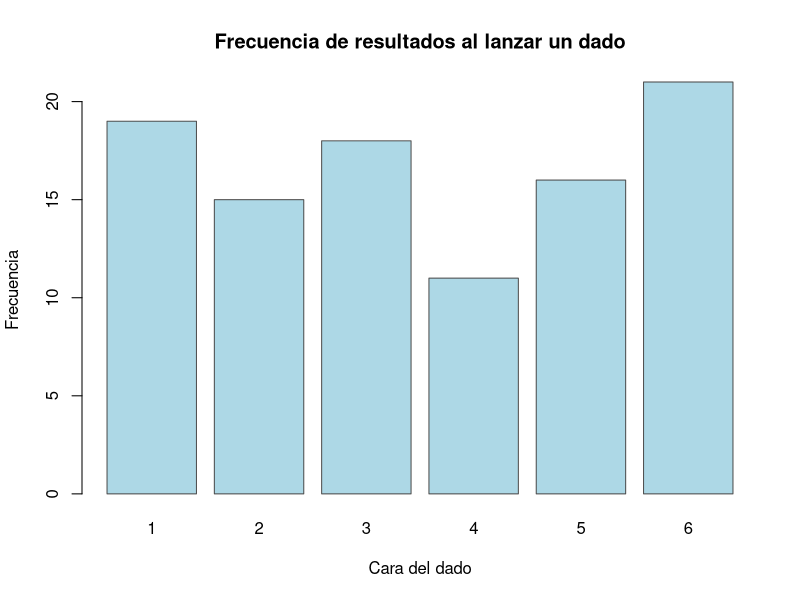
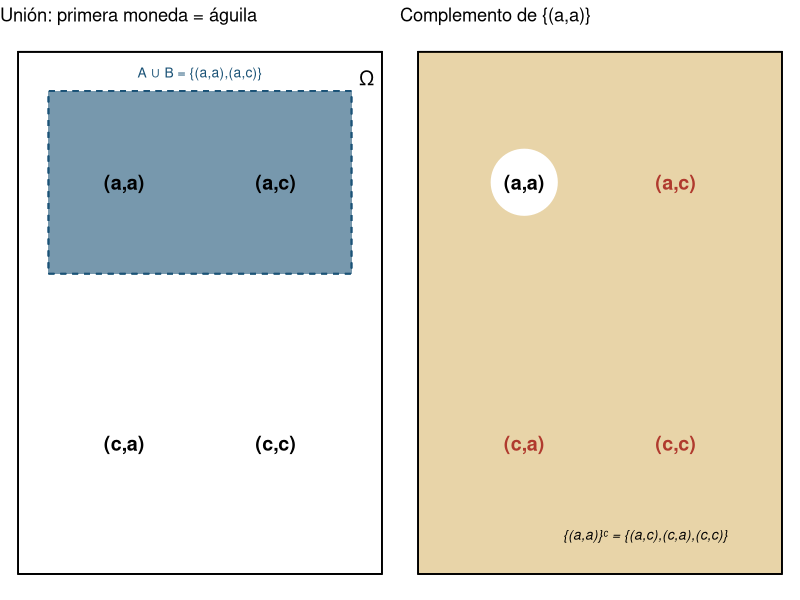
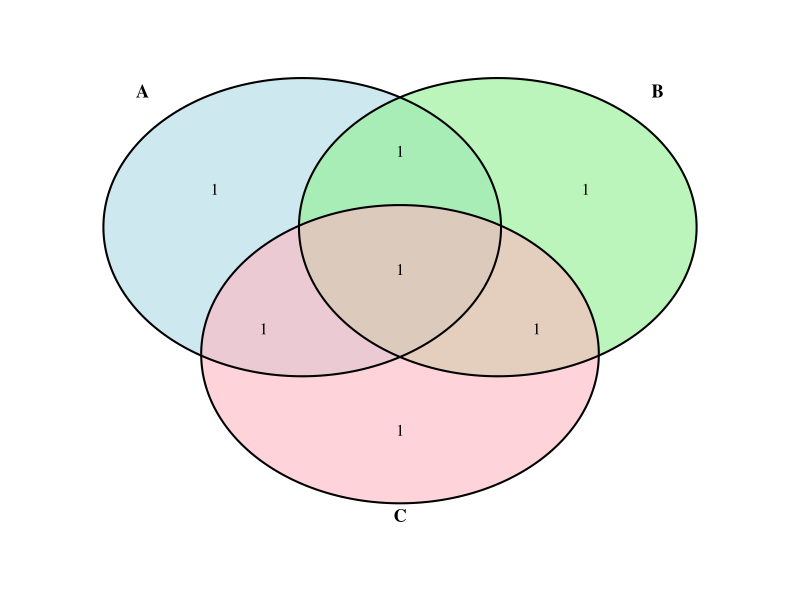
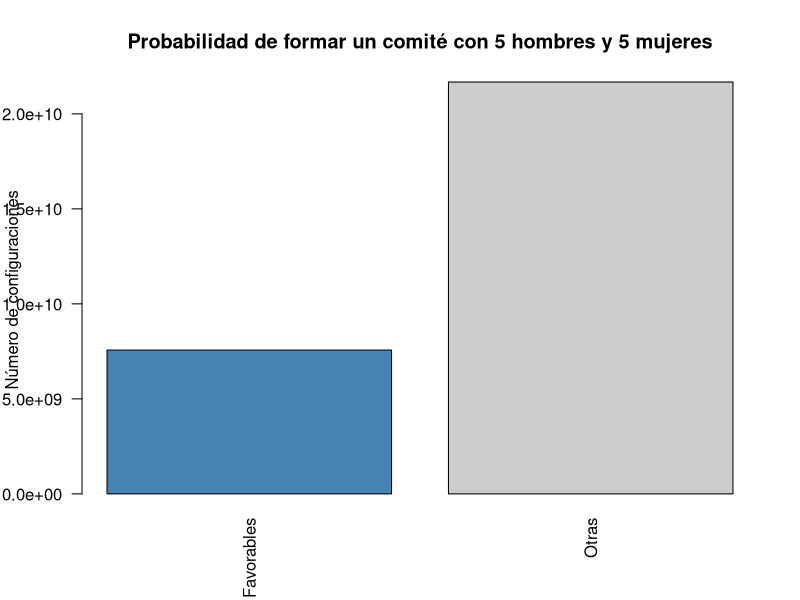
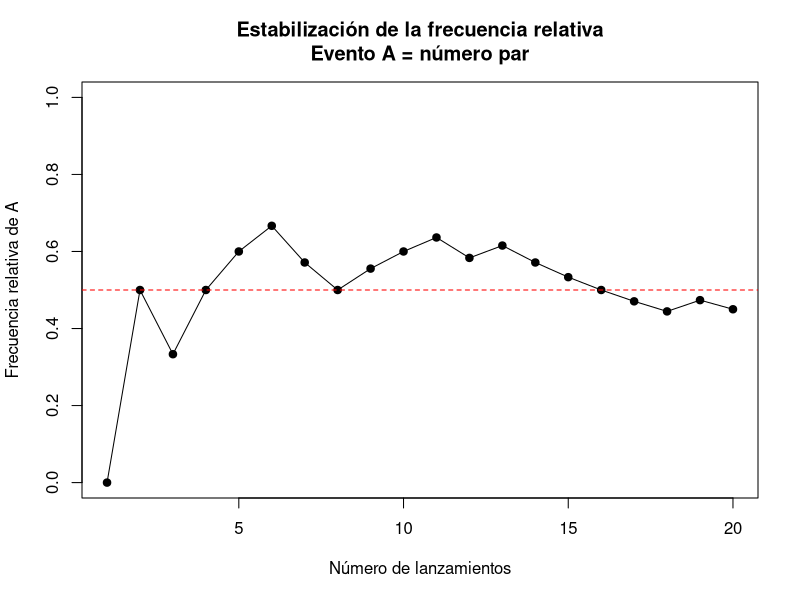
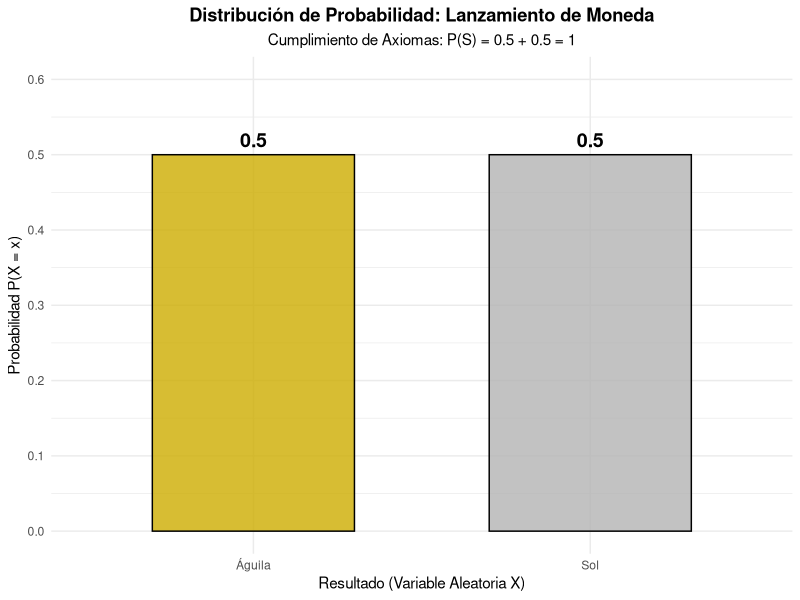
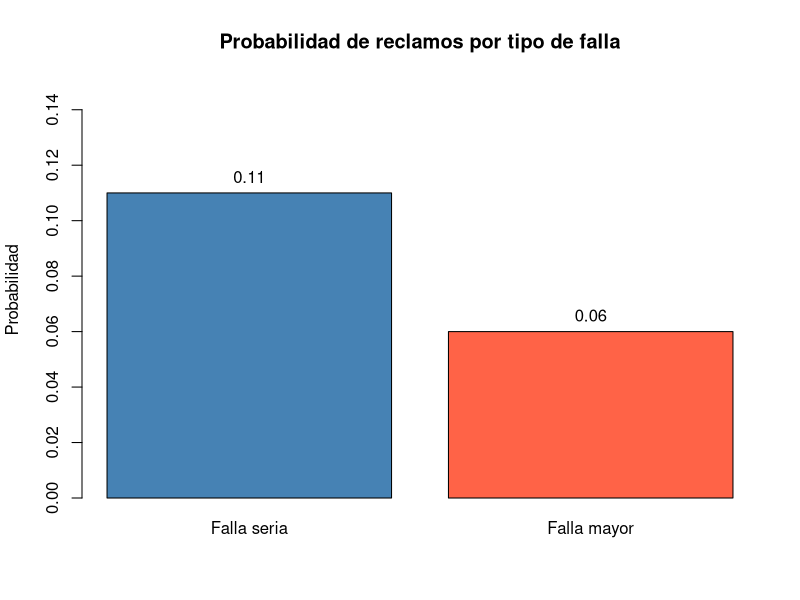
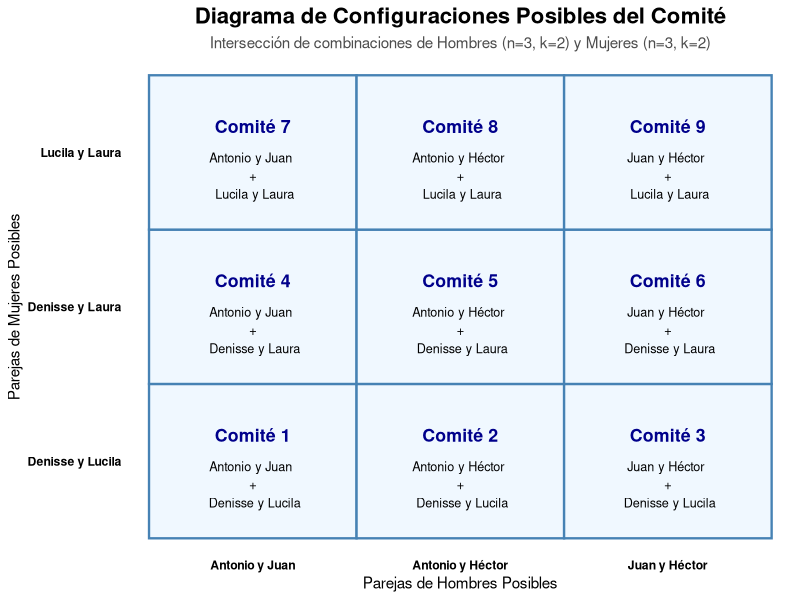

R code for these plots, in order:
## ---- chunk 1
# Fijar semilla para reproducibilidad
set.seed(123)

# Simular lanzamientos de un dado
n <- 100
lanzamientos <- sample(1:6, size = n, replace = TRUE)

# Tabla de frecuencias
frecuencias <- table(lanzamientos)

frecuencias

barplot(
  frecuencias,
  col = "lightblue",
  border = "gray30",
  main = "Frecuencia de resultados al lanzar un dado",
  xlab = "Cara del dado",
  ylab = "Frecuencia"
)

## ---- chunk 2
library(ggplot2)
library(gridExtra)

df_venn <- data.frame(
  x = c(-0.5, 0.5, -0.5, 0.5),
  y = c( 0.5, 0.5, -0.5, -0.5),
  label = c("(a,a)", "(a,c)", "(c,a)", "(c,c)")
)

# Figura 1: Unión — "primera moneda es águila"
p1 <- ggplot(df_venn, aes(x, y)) +
  geom_rect(aes(xmin=-1.2, xmax=1.2, ymin=-1, ymax=1), fill=NA, color="black") +
  geom_rect(aes(xmin=-1, xmax=1, ymin=0.15, ymax=0.85),
            fill="#1A5276", alpha=0.2, color="#1A5276", linetype="dashed") +
  geom_text(aes(label=label), size=5, fontface="bold") +
  annotate("text", x=0, y=0.92, label="A ∪ B = {(a,a),(a,c)}", color="#1A5276", size=3.5) +
  annotate("text", x=1.1, y=0.9, label="Ω", size=5) +
  theme_void() + labs(title = "Unión: primera moneda = águila")

# Figura 2: Complemento de {(a,a)}
p2 <- ggplot(df_venn, aes(x, y)) +
  geom_rect(aes(xmin=-1.2, xmax=1.2, ymin=-1, ymax=1),
            fill="#C8962E", alpha=0.12, color="black") +
  annotate("point", x=-0.5, y=0.5, size=22, color="white") +
  geom_text(aes(label=label, color=(label=="(a,a)")), size=5, fontface="bold", show.legend=FALSE) +
  scale_color_manual(values=c("#B03A2E","black")) +
  annotate("text", x=0.3, y=-0.85, label="{(a,a)}ᶜ = {(a,c),(c,a),(c,c)}", size=3.5, fontface="italic") +
  theme_void() + labs(title = "Complemento de {(a,a)}")

# Figura 3: Diagrama de Venn con 3 eventos (3 monedas)
library(VennDiagram); library(grid)
A3 <- c("aaa","aac","aca","acc")
B3 <- c("aaa","aac","caa","cac")
C3 <- c("aaa","aca","caa","cca")
vp <- venn.diagram(list(A=A3,B=B3,C=C3), filename=NULL,
  fill=c("#1A5276","#1E8449","#B03A2E"), alpha=0.45,
  cex=0.9, cat.cex=1.1, cat.fontface="bold", margin=0.08)

grid.newpage()
gridExtra::grid.arrange(p1, p2, ncol=2)
## ---- chunk 3
library(VennDiagram); library(grid)
A3 <- c("(a,a,a)","(a,a,c)","(a,c,a)","(a,c,c)")
B3 <- c("(a,a,a)","(a,a,c)","(c,a,a)","(c,a,c)")
C3 <- c("(a,a,a)","(a,c,a)","(c,a,a)","(c,c,a)")
vp <- venn.diagram(list(A=A3,B=B3,C=C3), filename=NULL,
  fill=c("lightblue","lightgreen","lightpink"), alpha=0.6,
  cex=1, cat.cex=1.1, cat.fontface="bold", margin=0.1)
grid.newpage(); grid.draw(vp)
## ---- chunk 4
# Valores combinatorios
total <- choose(55, 10)
favorables <- choose(30, 5) * choose(25, 5)

# Crear data frame
datos <- data.frame(
  Tipo = c("Favorables", "Otras"),
  Cantidad = c(favorables, total - favorables)
)

# Visualización
barplot(
  datos$Cantidad,
  names.arg = datos$Tipo,
  col = c("steelblue", "gray80"),
  main = "Probabilidad de formar un comité con 5 hombres y 5 mujeres",
  ylab = "Número de configuraciones",
  las = 2
)
## ---- chunk 5
set.seed(123)

# Número de lanzamientos
n <- 20

# Simulación de lanzamientos del dado
lanzamientos <- sample(1:6, n, replace = TRUE)

# Evento A: número par
evento_A <- lanzamientos %% 2 == 0

# Frecuencia acumulada
n_A <- cumsum(evento_A)
frecuencia_relativa <- n_A / seq_len(n)

# Gráfica
plot(
  frecuencia_relativa,
  type = "o",
  pch = 19,
  ylim = c(0, 1),
  xlab = "Número de lanzamientos",
  ylab = "Frecuencia relativa de A",
  main = "Estabilización de la frecuencia relativa\nEvento A = número par"
)

abline(h = 0.5, col = "red", lty = 2)
## ---- chunk 6
library(ggplot2)

# 1. Definir los datos del espacio muestral y sus probabilidades
df_moneda <- data.frame(
  Resultado = c("Águila", "Sol"),
  Probabilidad = c(0.5, 0.5)
)

# 2. Crear el gráfico de barras
ggplot(df_moneda, aes(x = Resultado, y = Probabilidad, fill = Resultado)) +
  geom_bar(stat = "identity", color = "black", width = 0.6, alpha = 0.8) +
  # Añadir etiquetas de texto con la probabilidad
  geom_text(aes(label = Probabilidad), vjust = -0.5, fontface = "bold", size = 5) +
  # Configuración de colores
  scale_fill_manual(values = c("Águila" = "gold3", "Sol" = "gray70")) +
  # Estética y títulos
  theme_minimal() +
  labs(
    title = "Distribución de Probabilidad: Lanzamiento de Moneda",
    subtitle = "Cumplimiento de Axiomas: P(S) = 0.5 + 0.5 = 1",
    x = "Resultado (Variable Aleatoria X)",
    y = "Probabilidad P(X = x)"
  ) +
  # Ajustar límites del eje Y para ver bien las etiquetas
  scale_y_continuous(limits = c(0, 0.6), breaks = seq(0, 1, 0.1)) +
  theme(
    plot.title = element_text(face = "bold", hjust = 0.5),
    plot.subtitle = element_text(hjust = 0.5),
    legend.position = "none"
  )
## ---- chunk 7
# Crear tabla de probabilidades
probabilidades <- data.frame(
  Tipo = c("Falla seria", "Falla mayor"),
  Probabilidad = c(0.11, 0.06)
)

# Visualización con gráfico de barras
barplot(
  probabilidades$Probabilidad,
  names.arg = probabilidades$Tipo,
  ylim = c(0, 0.15),
  col = c("steelblue", "tomato"),
  main = "Probabilidad de reclamos por tipo de falla",
  ylab = "Probabilidad"
)

# Agregar etiquetas numéricas
text(
  x = c(0.7, 1.9),
  y = probabilidades$Probabilidad,
  labels = probabilidades$Probabilidad,
  pos = 3
)
## ---- chunk 8
library(ggplot2)

# 1. Generar todas las combinaciones posibles de 2 hombres (de 3)
hombres <- c("Antonio", "Juan", "Héctor")
comb_h <- combn(hombres, 2, simplify = FALSE)
# Crear etiquetas legibles
etiquetas_h <- sapply(comb_h, function(x) paste(x, collapse = " y "))

# 2. Generar todas las combinaciones posibles de 2 mujeres (de 3)
mujeres <- c("Denisse", "Lucila", "Laura")
comb_m <- combn(mujeres, 2, simplify = FALSE)
# Crear etiquetas legibles
etiquetas_m <- sapply(comb_m, function(x) paste(x, collapse = " y "))

# 3. Crear el espacio muestral cruzando ambos grupos (Principio Multiplicativo)
df_comites <- expand.grid(Hombres = etiquetas_h, Mujeres = etiquetas_m)
df_comites$ID <- paste("Comité", 1:nrow(df_comites))

# 4. Graficar la matriz de combinaciones
ggplot(df_comites, aes(x = Hombres, y = Mujeres)) +
  # Crear los cuadros de la matriz
  geom_tile(fill = "aliceblue", color = "steelblue", linewidth = 0.8) +
  # Añadir el número de comité
  geom_text(aes(label = ID), fontface = "bold", vjust = -1.5, size = 4.5, color = "darkblue") +
  # Añadir los nombres de los integrantes en cada celda
  geom_text(aes(label = paste(Hombres, "\n+\n", Mujeres)), size = 3.2, vjust = 1) +
  # Estética y etiquetas
  theme_minimal() +
  labs(
    title = "Diagrama de Configuraciones Posibles del Comité",
    subtitle = "Intersección de combinaciones de Hombres (n=3, k=2) y Mujeres (n=3, k=2)",
    x = "Parejas de Hombres Posibles",
    y = "Parejas de Mujeres Posibles"
  ) +
  theme(
    plot.title = element_text(face = "bold", size = 16, hjust = 0.5),
    plot.subtitle = element_text(size = 11, hjust = 0.5, color = "gray30"),
    axis.text = element_text(face = "bold", color = "black"),
    panel.grid = element_blank()
  )
## ---- chunk 9
# Es fundamental cargar la librería igraph
library(igraph)
library(ggplot2)
## ---- chunk 10
# 1. Definir los conjuntos
letras <- c("A", "B", "C")
digitos <- c("1", "2", "3", "4")
simbolos <- c("@", "#")

# 2. Crear las aristas (edges) de forma jerárquica
# Para que el diagrama no colapse los nodos, creamos combinaciones únicas
edges1 <- expand.grid(from = letras, to = digitos)
edges2 <- expand.grid(from = digitos, to = simbolos)

# Unimos todas las conexiones
edges <- rbind(edges1, edges2)

# 3. Crear el objeto de grafo
g <- graph_from_data_frame(edges, directed = TRUE)

# 4. Configurar Estilo Visual (Atributos de Vértices y Aristas)
V(g)$color <- ifelse(V(g)$name %in% letras, "lightblue",
              ifelse(V(g)$name %in% digitos, "lightgreen", "lightpink"))

V(g)$size <- 25
V(g)$label.color <- "black"
V(g)$label.font <- 2
V(g)$label.cex <- 1.1

# Estilo de las flechas
E(g)$arrow.size <- 0.5
E(g)$color <- "gray70"
E(g)$curved <- 0.1

# 5. Definir el Layout (Disposición por niveles)
# Calculamos las posiciones manualmente para que se vea como un flujo de izquierda a derecha
coords <- matrix(NA, nrow = vcount(g), ncol = 2)
nombres <- V(g)$name

# Nivel 1 (Letras)
coords[nombres %in% letras, 1] <- 1
coords[nombres %in% letras, 2] <- seq(1, 10, length.out = length(letras))

# Nivel 2 (Dígitos)
coords[nombres %in% digitos, 1] <- 2
coords[nombres %in% digitos, 2] <- seq(1, 10, length.out = length(digitos))

# Nivel 3 (Símbolos)
coords[nombres %in% simbolos, 1] <- 3
coords[nombres %in% simbolos, 2] <- seq(1, 10, length.out = length(simbolos))

# 6. Dibujar el Grafo
plot(g, 
     layout = coords, 
     vertex.label.dist = 0,
     main = "Diagrama de Decisiones: Construcción de Contraseñas",
     sub = "Total de combinaciones: 3 x 4 x 2 = 24")

# Leyenda para identificar niveles
legend("topleft", 
       legend = c("Letras", "Dígitos", "Símbolos"), 
       fill = c("lightblue", "lightgreen", "lightpink"), 
       bty = "n", cex = 0.8)
## ---- chunk 11
library(ggplot2)

# Crear estructura de datos para el árbol de permutaciones
# Definimos las coordenadas de los nodos
df_tree <- data.frame(
  x = c(0, 1, 1, 1, 2, 2, 2, 2, 2, 2, 3, 3, 3, 3, 3, 3),
  y = c(0, 2, 0, -2, 2.5, 1.5, 0.5, -0.5, -1.5, -2.5, 2.5, 1.5, 0.5, -0.5, -1.5, -2.5),
  label = c("Inicio", "x", "o", "□", "o", "□", "x", "□", "x", "o", "□", "o", "□", "x", "o", "x")
)

# Definir las conexiones (ramas)
df_lines <- data.frame(
  x =    c(0, 0, 0, 1, 1, 1, 1, 1, 1, 2, 2, 2, 2, 2, 2),
  xend = c(1, 1, 1, 2, 2, 2, 2, 2, 2, 3, 3, 3, 3, 3, 3),
  y =    c(0, 0, 0, 2, 2, 0, 0, -2, -2, 2.5, 1.5, 0.5, -0.5, -1.5, -2.5),
  yend = c(2, 0, -2, 2.5, 1.5, 0.5, -0.5, -1.5, -2.5, 2.5, 1.5, 0.5, -0.5, -1.5, -2.5)
)

# Crear el gráfico
ggplot() +
  # Dibujar las ramas del árbol
  geom_segment(data = df_lines, aes(x = x, y = y, xend = xend, yend = yend), 
               color = "gray60", linewidth = 0.8) +
  # Dibujar los nodos (puntos de decisión)
  geom_point(data = df_tree, aes(x = x, y = y), color = "darkblue", size = 10) +
  # Añadir los símbolos/etiquetas
  geom_text(data = df_tree, aes(x = x, y = y, label = label), 
            color = "white", fontface = "bold", size = 5) +
  # Etiquetas de las posiciones
  annotate("text", x = 1, y = 3.2, label = "1ª Posición\n(3 opciones)", fontface = "italic") +
  annotate("text", x = 2, y = 3.2, label = "2ª Posición\n(2 opciones)", fontface = "italic") +
  annotate("text", x = 3, y = 3.2, label = "3ª Posición\n(1 opción)", fontface = "italic") +
  # Listado de permutaciones finales al final de las ramas
  annotate("text", x = 3.6, y = 2.5, label = "x o □", fontface = "bold", hjust = 0) +
  annotate("text", x = 3.6, y = 1.5, label = "x □ o", fontface = "bold", hjust = 0) +
  annotate("text", x = 3.6, y = 0.5, label = "o x □", fontface = "bold", hjust = 0) +
  annotate("text", x = 3.6, y = -0.5, label = "o □ x", fontface = "bold", hjust = 0) +
  annotate("text", x = 3.6, y = -1.5, label = "□ x o", fontface = "bold", hjust = 0) +
  annotate("text", x = 3.6, y = -2.5, label = "□ o x", fontface = "bold", hjust = 0) +
  # Estética general
  theme_void() +
  labs(title = "Diagrama de Árbol: Permutaciones de 3 Símbolos",
       subtitle = "Cálculo: 3 \u00d7 2 \u00d7 1 = 6 arreglos distintos") +
  theme(plot.title = element_text(face = "bold", size = 16, hjust = 0.5),
        plot.subtitle = element_text(size = 12, hjust = 0.5)) +
  xlim(-0.5, 4.5)
## ---- chunk 12
library(igraph)

# Definición de conjuntos
hombres <- c("Antonio", "Juan", "Héctor")
mujeres <- c("Denisse", "Lucila", "Laura")

# Combinaciones
comb_hombres <- combn(hombres, 2)
comb_mujeres <- combn(mujeres, 2)

# Construcción de la tabla de comités
resultado <- data.frame()

for (i in 1:ncol(comb_hombres)) {
  for (j in 1:ncol(comb_mujeres)) {
    resultado <- rbind(
      resultado,
      data.frame(
        Hombre1 = comb_hombres[1, i],
        Hombre2 = comb_hombres[2, i],
        Mujer1  = comb_mujeres[1, j],
        Mujer2  = comb_mujeres[2, j]
      )
    )
  }
}

resultado

## ---- chunk 13
# Definición de probabilidades
p_mujer <- 0.70
p_hombre <- 0.30
p_fuma_dado_mujer <- 0.10
p_fuma_dado_hombre <- 0.20

# Teorema de Probabilidad Total
p_total_fumador <- (p_fuma_dado_hombre * p_hombre) + (p_fuma_dado_mujer * p_mujer)
print(paste("El porcentaje total de fumadores es:", p_total_fumador * 100, "%"))
## ---- chunk 14
# Ejemplo didáctico de la estructura del Teorema de Bayes
# Árbol de decisión simple para la prueba de Tuberculosis
cat("Probabilidad Total de Positivo P(B):", (0.96 * 0.001) + (0.05 * 0.999))
## ---- chunk 15
#| label: fig-venn
#| fig-cap: "Diagrama de Venn generado por código: eventos A y B en el espacio muestral S"
library(ggplot2)

circulo <- function(cx, cy, r, n = 200) {
  t <- seq(0, 2 * pi, length.out = n)
  data.frame(x = cx + r * cos(t), y = cy + r * sin(t))
}

cA <- circulo(-0.6, 0, 1.4)
cB <- circulo(0.6, 0, 1.4)

ggplot() +
  geom_polygon(data = cA, aes(x, y), fill = "#006341", alpha = 0.35, color = "#004D31", linewidth = 0.8) +
  geom_polygon(data = cB, aes(x, y), fill = "#C8962E", alpha = 0.35, color = "#8a6a1f", linewidth = 0.8) +
  annotate("text", x = -1.1, y = 0, label = "A", size = 6, fontface = "bold") +
  annotate("text", x = 1.1, y = 0, label = "B", size = 6, fontface = "bold") +
  annotate("text", x = 0, y = 0, label = expression(A ~ "∩" ~ B), size = 4.5) +
  annotate("rect", xmin = -2.3, xmax = 2.3, ymin = -1.9, ymax = 1.9, alpha = 0, color = "black") +
  annotate("text", x = -2.0, y = 1.65, label = "S", size = 6, fontface = "bold") +
  coord_equal() +
  theme_void()
## ---- chunk 16
#| label: fig-cumpleanos
#| fig-cap: "Probabilidad de coincidencia de cumpleaños según el tamaño del grupo"
r <- 1:60
prob_sin_coincidencia <- sapply(r, function(n) prod((365 - 0:(n - 1)) / 365))
prob_coincidencia <- 1 - prob_sin_coincidencia

df_cumple <- data.frame(r = r, probabilidad = prob_coincidencia)

ggplot(df_cumple, aes(x = r, y = probabilidad)) +
  geom_line(color = "#006341", linewidth = 1) +
  geom_point(data = df_cumple[df_cumple$r == 25, ], color = "#C8962E", size = 3) +
  geom_hline(yintercept = 0.5, linetype = "dashed", color = "grey50") +
  labs(
    title = "Paradoja del cumpleaños",
    subtitle = "Probabilidad de que al menos dos personas compartan cumpleaños",
    x = "Número de personas en el grupo (r)",
    y = "P(al menos una coincidencia)"
  ) +
  theme_minimal()

cat("Con r = 25 personas, P(al menos una coincidencia) =",
    round(prob_coincidencia[25], 3), "\n")
## ---- chunk 17
set.seed(123)
n <- 1e6
tiene_virus <- runif(n) < 0.005
positivo <- ifelse(tiene_virus, runif(n) < 0.99, runif(n) < 0.03)

p_v_dado_s <- sum(tiene_virus & positivo) / sum(positivo)
cat("P(V | S) estimado por simulación:", round(p_v_dado_s, 3), "\n")
cat("P(V | S) teórico:", round(0.99 * 0.005 / (0.99 * 0.005 + 0.03 * 0.995), 3), "\n")
## ---- chunk 18
#| label: fig-montyhall
#| fig-cap: "Simulación de Monte Carlo: probabilidad de ganar al cambiar vs. mantener la elección"
set.seed(2024)
muestrear <- function(x, ...) if (length(x) == 1) x else sample(x, ...)

simular_monty_hall <- function(n, cambiar) {
  ganadas <- 0
  for (i in 1:n) {
    puertas <- 1:3
    premio <- sample(puertas, 1)
    eleccion <- sample(puertas, 1)
    abre <- muestrear(puertas[puertas != premio & puertas != eleccion], 1)
    if (cambiar) {
      eleccion_final <- muestrear(puertas[puertas != eleccion & puertas != abre], 1)
    } else {
      eleccion_final <- eleccion
    }
    if (eleccion_final == premio) ganadas <- ganadas + 1
  }
  ganadas / n
}

n_sim <- 10000
resultados <- data.frame(
  estrategia = c("Mantener", "Cambiar"),
  probabilidad = c(simular_monty_hall(n_sim, FALSE), simular_monty_hall(n_sim, TRUE))
)

ggplot(resultados, aes(x = estrategia, y = probabilidad, fill = estrategia)) +
  geom_col(width = 0.5) +
  geom_text(aes(label = round(probabilidad, 3)), vjust = -0.5, fontface = "bold") +
  scale_fill_manual(values = c("Mantener" = "#C8962E", "Cambiar" = "#006341")) +
  coord_cartesian(ylim = c(0, 0.8)) +
  labs(title = "Monty Hall: ¿cambiar o mantener la elección?",
       x = NULL, y = "Probabilidad de ganar (estimada por simulación)") +
  theme_minimal() +
  theme(legend.position = "none")
## ---- chunk 19
n <- 44; k <- 6
total <- choose(n, k)
cat("Resultados posibles en Melate:", format(total, big.mark=","), "\n")
cat("P(premio mayor) =", round(1/total, 10), "\n")
## ---- chunk 20
prob_coincidencia <- function(r) {
  p_no_coinc <- prod(seq(365, 365 - r + 1) / 365)
  1 - p_no_coinc
}

r_vals <- 1:60
probs  <- sapply(r_vals, prob_coincidencia)
r25    <- prob_coincidencia(25)

cat("P(coincidencia | r=25) =", round(r25, 4), "\n")
cat("P(coincidencia | r=23) =", round(prob_coincidencia(23), 4),
    " — supera 0.50\n")

df_b <- data.frame(r = r_vals, p = probs)
library(ggplot2)
ggplot(df_b, aes(x = r, y = p)) +
  geom_line(color = "#006341", linewidth = 1.1) +
  geom_hline(yintercept = 0.5, linetype = "dashed", color = "#C8962E") +
  geom_point(data = data.frame(r=25, p=r25), color = "red", size = 3) +
  theme_minimal() +
  labs(title = "Problema del cumpleaños",
       subtitle = paste0("Con r=25 personas, P(coincidencia) ≈ ",
                         round(r25, 3)),
       x = "Número de personas (r)", y = "P(al menos una coincidencia)")
## ---- chunk 21
p_exito  <- 1/6
n_dados  <- 3

# P(X=0): pierdes
p_pierdes <- dbinom(0, n_dados, p_exito)
# P(X>=1): ganas
p_ganas   <- 1 - p_pierdes

ganancia_esp <- p_ganas * 1 + p_pierdes * (-1)

cat("P(no aparece, pierdes) =", round(p_pierdes, 4), "\n")
cat("P(aparece >= 1, ganas) =", round(p_ganas, 4), "\n")
cat("Ganancia esperada      =", round(ganancia_esp, 4),
    "pesos por ronda\n")
cat("Conviene jugar:", ifelse(ganancia_esp > 0, "SÍ", "NO"), "\n")
## ---- chunk 22
P_M  <- 0.76          # P(Mujer)
P_H  <- 0.24          # P(Hombre) = 1 - P(M)
P_F_M <- 0.25         # P(Fuma | Mujer)
P_F_H <- 1/3          # P(Fuma | Hombre)

# Probabilidad total de fumadores
P_F <- P_F_M * P_M + P_F_H * P_H
# Bayes: P(H | F)
P_H_F <- (P_F_H * P_H) / P_F

cat("P(Fuma)            =", round(P_F, 4), "\n")
cat("P(Hombre | Fuma)   =", round(P_H_F, 4), "\n")
cat("P(Mujer  | Fuma)   =", round(1 - P_H_F, 4), "\n")
